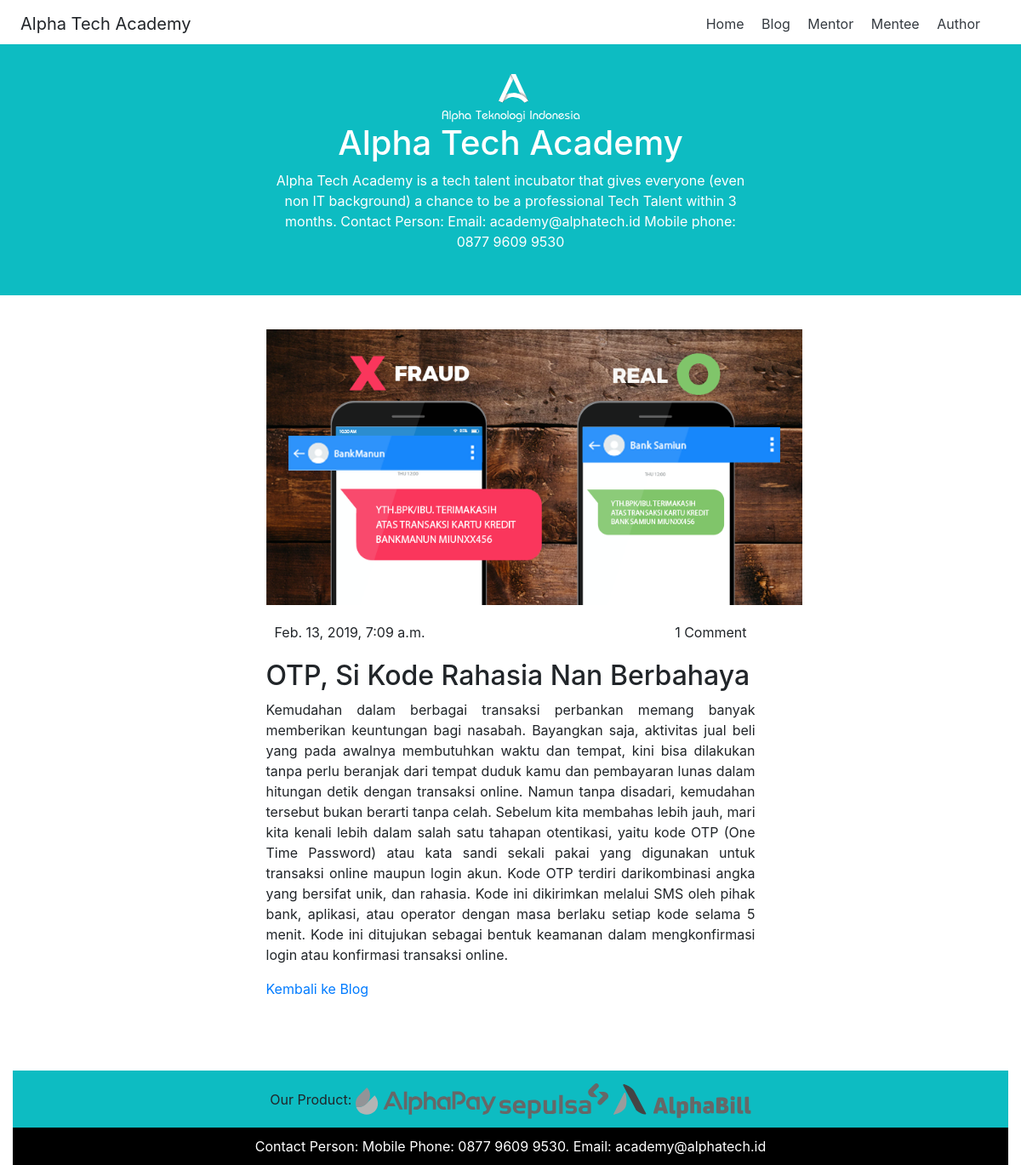
The app's page /blog/blog/2 with its own data.
### Blog/models.py (models this page shows, shortened)
class Blog(models.Model):
    judul = models.CharField(max_length=255, default='')
    deskripsi = models.TextField(max_length=10000, default='')
    images = models.ImageField(upload_to="Media/img")
    komentar = models.IntegerField(default=0)
    waktu_update = models.DateTimeField(default=timezone.now)

### Blog/views.py (the view)
# urls.py: path('blog/<int:blog_id>', views.blog_detail, name='blog_detail')
def blog_detail(request, blog_id):
    blogging = Blog.objects.get(pk=blog_id)
    return render(request, 'Blog/blog_detail.html', {'blogging': blogging})

### Blog/templates/Blog/blog_detail.html (shortened to what this page needs)
{% extends 'Home/base.html' %}
{%load static%}
{% block content %}
        <div class="row">
            <div class="col-lg-3 col-md-3"></div>
                <div class="col-lg-6 col-md-6 col-sm-12 col-12">
                    <img src="{{ blogging.images.url }}" alt="" width="630px">
                    <br>
                    <div class="row">
                        <div class="col-lg-6 col-md-6 col-sm-12 col-12">
                            <span>
                            {{ blogging.waktu_update }}
                            </span>
                        </div>
                        <div class="col-lg-6 col-md-6 col-sm-12 col-12" style="text-align: right;">
                            <span>
                                {{ blogging.komentar }} Comment
                            </span>
                        </div>
                    </div>
                    <h2>{{ blogging.judul }}</h2>
                    <p style="text-align: justify;">
                            {{ blogging.deskripsi }}
                    </p>
                    <a href="{% url 'blog' %}">Kembali ke Blog</a>
                </div>
                <div class="col-lg-3 col-md-3"></div>
        </div>
        <div class="row">
        </div>
{% endblock %}

### Home/templates/Home/base.html (shortened to what this page needs)
{% load static %}
<html>
    <head>
        <link href="{% static 'CSS/bootstrap.min.css' %}" rel="stylesheet" type="text/css" >
        <link href="{% static 'CSS/main.css' %}" rel="stylesheet" type="text/css" >
    </head>
    <body>
        <header>
        <div class="d-flex flex-column flex-md-row align-items-center p-3 px-md-4 mb-3 bg-white border-bottom box-shadow">
            <h5 class="my-0 mr-md-auto font-weight-normal">Alpha Tech Academy</h5>
            <nav class="my-2 my-md-0 mr-md-3">
                <a class="p-2 text-dark" href="{% url 'home' %}">Home</a>
                <a class="p-2 text-dark" href="{% url 'blog' %}">Blog</a>
                <a class="p-2 text-dark" href="{% url 'mentor' %}">Mentor</a>
                <a class="p-2 text-dark" href="{% url 'mentee' %}">Mentee</a>
                <a class="p-2 text-dark" href="{% url 'author' %}">Author</a>
            </nav>
        </div>
        <div class="row">
            <div class="col-md-12 col-lg-12 col-sm-12 des-header text-center">
                <img src="{% static 'image/alpha-logo.png' %}"><br>
                <h1>Alpha Tech Academy</h1>
                <p>
                    Alpha Tech Academy is a tech talent incubator that gives
                    everyone (even <br>non IT background) a chance to be a professional
                    Tech Talent within 3 <br> months. Contact Person: Email: academy@alphatech.id
                    Mobile phone:<br> 0877 9609 9530
                </p>
            </div>
        </div>
        </header>
        {% block content %}
        {% endblock %}
        <footer>
            <br><div class="container-fluid">
                <div class="col-md-12 col-lg-12 col-sm-12 text-center" id="kaki">
                    <span>Our Product:</span>
                    <img src="{% static 'image/logo-grey-alphapay.png' %}">
                    <img src="{% static 'image/logo-grey-sepulsa.png' %}">
                    <img src="{% static 'image/logo-grey-alphabill.png' %}">
                </div>
                <div class="col-md-12 col-lg-12 col-sm-12 text-center" id="kaki_bawah">
                    <span>Contact Person: </span>
                    <span>Mobile Phone: 0877 9609 9530. Email: </span>
                    <span>academy@alphatech.id</span>
                </div>
            </div>
        </footer>
    </body>
</html>

### Home/static/CSS/main.css (style rules this page uses)
.des-header { background-color: rgb(13, 188, 194); color: white; margin-top: -15px; }
.text-center { text-align: center; padding: 35px; }
.bg-white { margin-bottom: -10px !important; }
.row { padding: 20px 10px; }
#kaki { background-color: rgb(13, 188, 194); padding: 15px 10px 10px 10px; }
#kaki_bawah { background-color: black; color: white; padding: 10px; }

### records on screen
Blog: images (picture), waktu_update "Feb. 13, 2019, 7:09 a.m.", komentar "1", judul "OTP, Si Kode Rahasia Nan Berbahaya", deskripsi "Kemudahan dalam berbagai transaksi perbankan memang banyak memberikan keuntungan bagi nasabah. Bayangkan saja, aktivitas jual beli yang pada awalnya membutuhkan waktu dan tempat, kini bisa dilakukan tanpa perlu beranjak dari tempat duduk kamu dan pembayaran lunas dalam hitungan detik dengan transaksi online. Namun tanpa disadari, kemudahan tersebut bukan berarti tanpa celah. Sebelum kita membahas lebih jauh, mari kita kenali lebih dalam salah satu tahapan otentikasi, yaitu kode OTP (One Time Password) atau kata sandi sekali pakai yang digunakan untuk transaksi online maupun login akun. Kode OTP terdiri darikombinasi angka yang bersifat unik, dan rahasia. Kode ini dikirimkan melalui SMS oleh…"
